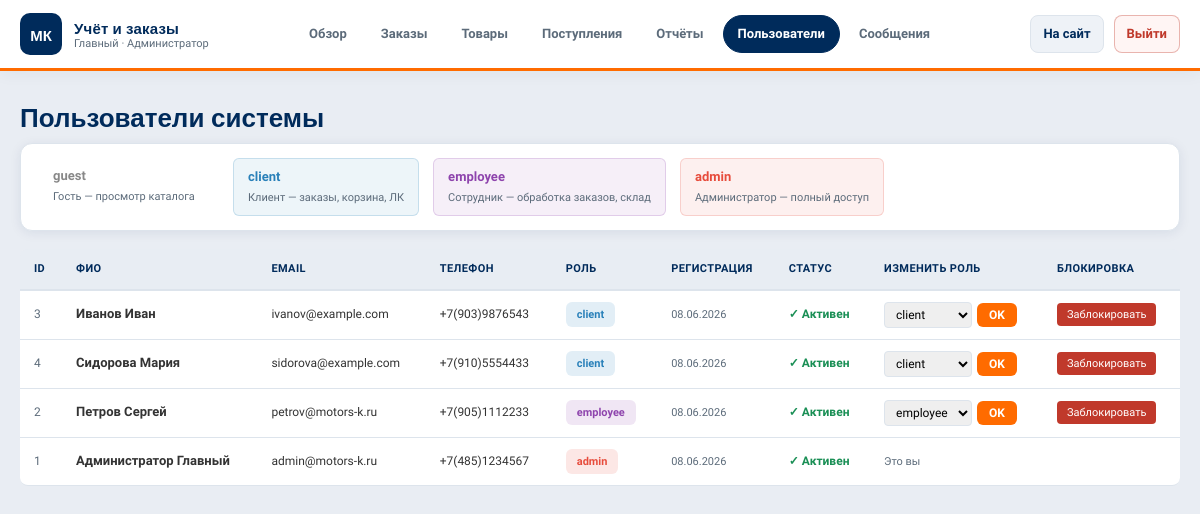
The page /admin/users.php (signed in) on the database its author committed.
### tables this page shows
CREATE TABLE `users` (
  `id`          INT UNSIGNED NOT NULL AUTO_INCREMENT,
  `role_id`     TINYINT UNSIGNED NOT NULL DEFAULT 2,
  `last_name`   VARCHAR(60)  NOT NULL,
  `first_name`  VARCHAR(60)  NOT NULL,
  `middle_name` VARCHAR(60)  DEFAULT NULL,
  `email`       VARCHAR(120) NOT NULL,
  `phone`       VARCHAR(20)  DEFAULT NULL,
  `password`    VARCHAR(255) NOT NULL,
  `is_active`   TINYINT(1) NOT NULL DEFAULT 1,
  `created_at`  DATETIME NOT NULL DEFAULT CURRENT_TIMESTAMP,
  `last_login`  DATETIME DEFAULT NULL,
  PRIMARY KEY (`id`),
  UNIQUE KEY `uq_email` (`email`),
  KEY `fk_users_role` (`role_id`),
  CONSTRAINT `fk_users_role` FOREIGN KEY (`role_id`) REFERENCES `roles`(`id`) ON UPDATE CASCADE
);

CREATE TABLE `roles` (
  `id`          TINYINT UNSIGNED NOT NULL AUTO_INCREMENT,
  `name`        VARCHAR(20)  NOT NULL,
  `description` VARCHAR(100) NOT NULL,
  PRIMARY KEY (`id`),
  UNIQUE KEY `uq_role_name` (`name`)
);

### config.php (called while the page is built, shortened)
<?php
function hasRole(string $r): bool { return ($_SESSION['user']['role'] ?? '') === $r; }
function isAdmin(): bool    { return hasRole('admin'); }
function e(string $s): string {
    return htmlspecialchars($s, ENT_QUOTES, 'UTF-8');
}
function asset(string $file): string {
    return BASE_URL . ltrim($file, '/') . '?v=' . ASSET_VER;
}

### admin/users.php (the view, shortened to what this page needs)
<?php
require_once __DIR__ . '/../config.php';
$pdo = getDB();
$users = $pdo->query('SELECT u.*,r.name AS role_name FROM users u JOIN roles r ON r.id=u.role_id ORDER BY u.role_id,u.id')->fetchAll();
$roles = $pdo->query('SELECT * FROM roles ORDER BY id')->fetchAll();
$roleColors = ['admin'=>'#e74c3c','employee'=>'#8e44ad','client'=>'#2980b9','guest'=>'#888'];
?><!DOCTYPE html>
<html lang="ru">
<head><meta charset="UTF-8"><meta name="viewport" content="width=device-width,initial-scale=1.0">
<link rel="stylesheet" href="<?= asset('style.css') ?>">
</head>
<body>
<div class="admin-wrap">
<?php include __DIR__.'/_sidebar.php'; ?>
<main class="admin-content">
    <h1 class="admin-title">Пользователи системы</h1>
    <div style="background:#fff;border:1px solid var(--border);border-radius:8px;padding:14px 18px;margin-bottom:20px;display:flex;gap:14px;flex-wrap:wrap">
        <?php foreach ($roles as $r): ?>
        <div style="background:<?= $roleColors[$r['name']]??'#666' ?>15;border:1px solid <?= $roleColors[$r['name']]??'#666' ?>33;border-radius:6px;padding:8px 14px;min-width:180px">
            <div style="font-weight:700;color:<?= $roleColors[$r['name']]??'#666' ?>;font-size:13px;margin-bottom:2px"><?= e($r['name']) ?></div>
            <div style="font-size:11px;color:var(--muted)"><?= e($r['description']) ?></div>
        </div>
        <?php endforeach; ?>
    </div>
    <table class="admin-table">
        <thead>
            <tr><th>ID</th><th>ФИО</th><th>Email</th><th>Телефон</th><th>Роль</th><th>Регистрация</th><th>Статус</th><th>Изменить роль</th><th>Блокировка</th></tr>
        </thead>
        <tbody>
        <?php foreach ($users as $u): ?>
        <tr style="opacity:<?= $u['is_active']?'1':'0.55' ?>">
            <td style="color:var(--muted);font-size:12px"><?= $u['id'] ?></td>
            <td style="font-weight:600;font-size:13px"><?= e($u['last_name'].' '.$u['first_name']) ?></td>
            <td style="font-size:12px"><?= e($u['email']) ?></td>
            <td style="font-size:12px"><?= e($u['phone']??'—') ?></td>
            <td><span class="badge" style="background:<?= $roleColors[$u['role_name']]??'#666' ?>22;color:<?= $roleColors[$u['role_name']]??'#666' ?>"><?= e($u['role_name']) ?></span></td>
            <td style="font-size:11px;color:var(--muted)"><?= date('d.m.Y',strtotime($u['created_at'])) ?></td>
            <td style="font-size:12px"><?= $u['is_active']?'<span style="color:var(--success);font-weight:600">✓ Активен</span>':'<span style="color:var(--danger);font-weight:600">✗ Заблокирован</span>' ?></td>
            <td>
                <?php if ($u['id']!==$_SESSION['user_id']): ?>
                <form method="POST" style="display:flex;gap:5px;align-items:center">
                    <select name="role_id" style="border:1px solid var(--border);border-radius:4px;padding:4px 7px;font-size:12px;font-family:var(--font-b)">
                        <?php foreach ($roles as $r): ?>
                        <option value="<?= $r['id'] ?>" <?= $u['role_id']===$r['id']?'selected':'' ?>><?= e($r['name']) ?></option>
                        <?php endforeach; ?>
                    </select>
                    <button type="submit" class="btn-cart btn-sm">OK</button>
                </form>
                <?php else: ?><span style="font-size:11px;color:var(--muted)">Это вы</span><?php endif; ?>
            </td>
            <td>
                <?php if ($u['id']!==$_SESSION['user_id']): ?>
                <form method="POST">
                    <button type="submit" class="btn-sm" style="background:<?= $u['is_active']?'var(--danger)':'var(--success)' ?>;color:#fff;border:none;padding:5px 10px;border-radius:4px;cursor:pointer;font-size:11px;font-family:var(--font-b)">
                        <?= $u['is_active']?'Заблокировать':'Разблокировать' ?>
                    </button>
                </form>
                <?php endif; ?>
            </td>
        </tr>
        <?php endforeach; ?>
        </tbody>
    </table>
</main>
</div>
</body></html>

### admin/_sidebar.php
<?php
$adminPage = basename($_SERVER['PHP_SELF']);
$user = $_SESSION['user'] ?? [];
$roleLabel = isAdmin() ? 'Администратор' : 'Сотрудник';
?>
<header class="admin-header">
    <div class="admin-header-inner">
        <a href="<?= BASE_URL ?>admin/index.php" class="admin-header-brand">
            <span class="admin-header-logo">МК</span>
            <span class="admin-header-title">
                <strong>Учёт и заказы</strong>
                <small><?= e($user['first_name'] ?? '') ?> · <?= e($roleLabel) ?></small>
            </span>
        </a>
        <nav class="admin-header-nav">
            <a href="<?= BASE_URL ?>admin/index.php"    class="<?= $adminPage==='index.php'?'active':'' ?>">Обзор</a>
            <a href="<?= BASE_URL ?>admin/orders.php"   class="<?= $adminPage==='orders.php'?'active':'' ?>">Заказы</a>
            <a href="<?= BASE_URL ?>admin/products.php" class="<?= $adminPage==='products.php'?'active':'' ?>">Товары</a>
            <a href="<?= BASE_URL ?>admin/arrivals.php" class="<?= $adminPage==='arrivals.php'?'active':'' ?>">Поступления</a>
            <a href="<?= BASE_URL ?>admin/reports.php"  class="<?= $adminPage==='reports.php'?'active':'' ?>">Отчёты</a>
            <?php if (isAdmin()): ?>
            <a href="<?= BASE_URL ?>admin/users.php"    class="<?= $adminPage==='users.php'?'active':'' ?>">Пользователи</a>
            <a href="<?= BASE_URL ?>admin/contacts.php" class="<?= $adminPage==='contacts.php'?'active':'' ?>">Сообщения</a>
            <?php endif; ?>
        </nav>
        <div class="admin-header-actions">
            <a href="<?= BASE_URL ?>index.php" class="admin-header-link">На сайт</a>
            <a href="<?= BASE_URL ?>logout.php" class="admin-header-link admin-header-out">Выйти</a>
        </div>
    </div>
</header>

### style.css (style rules this page uses)
*,*::before,*::after { margin:0;padding:0;box-sizing:border-box }
:root { --navy:#002B5B; --navy-light:#003d7a; --orange:#FF6B00; --orange-h:#e55f00; --bg:#F4F6F9; --bg-header:#ffffff; --surface:#ffffff; --surface-2:#eef2f7; --text:#333333; --text-h:#002B5B; --muted:#5c6b7a; --white:#fff; --border:#dde4ec; --success:#1a8f55; --danger:#c0392b; --font-h:'Oswald',sans-serif; --font-b:'Source Sans 3',sans-serif; --shadow:0 2px 12px rgba(0,43,91,.08); --shadow-h:0 8px 28px rgba(0,43,91,.12); --radius:10px; --radius-sm:6px; }
body { font-family:var(--font-b);background:var(--bg);color:var(--text);font-size:16px;line-height:1.6;display:flex;flex-direction:column;min-height:100vh }
main,section,div.container { flex:1 }
a { color:inherit;text-decoration:none }
.btn-cart { background:var(--orange);color:#fff;border:none;padding:8px 14px;border-radius:var(--radius-sm);font-size:13px;font-weight:600;cursor:pointer;font-family:var(--font-b) }
.btn-sm { padding:5px 12px;font-size:12px }
body:has(.admin-wrap) { background:#e9edf3 }
.admin-wrap { display:flex;flex-direction:column;min-height:100vh;width:100% }
.admin-header { background:#fff;border-bottom:3px solid var(--orange);box-shadow:0 2px 16px rgba(0,43,91,.06);position:sticky;top:0;z-index:200 }
.admin-header-inner { max-width:1400px;margin:0 auto;padding:0 20px;display:flex;align-items:center;gap:20px;min-height:68px;flex-wrap:wrap }
.admin-header-brand { display:flex;align-items:center;gap:12px;flex-shrink:0;color:var(--navy) }
.admin-header-logo { width:42px;height:42px;background:var(--navy);color:#fff;border-radius:10px;display:flex;align-items:center;justify-content:center;font-family:var(--font-h);font-size:15px;font-weight:700 }
.admin-header-title { display:flex;flex-direction:column;line-height:1.25 }
.admin-header-title strong { font-family:var(--font-h);font-size:15px;letter-spacing:.2px }
.admin-header-title small { font-size:11px;color:var(--muted);font-weight:400 }
.admin-header-nav { display:flex;flex-wrap:wrap;gap:4px;flex:1;justify-content:center }
.admin-header-nav a { padding:8px 14px;border-radius:20px;font-size:13px;font-weight:600;color:var(--muted);border:1px solid transparent;transition:all .15s }
.admin-header-nav a.active { color:#fff;background:var(--navy);border-color:var(--navy) }
.admin-header-actions { display:flex;align-items:center;gap:10px;flex-shrink:0 }
.admin-header-link { font-size:13px;font-weight:600;color:var(--navy);padding:8px 12px;border-radius:8px;border:1px solid var(--border);background:var(--surface-2) }
.admin-header-out { color:var(--danger);border-color:rgba(192,57,43,.35);background:#fff5f4 }
.admin-content { flex:1;padding:24px 20px 40px;max-width:1400px;width:100%;margin:0 auto;box-sizing:border-box }
.admin-title { font-family:var(--font-h);font-size:26px;color:var(--navy);margin:0 0 6px;padding:0;background:none;border:none;width:auto }
.admin-content>:not(.admin-title) { margin-left:0;margin-right:0 }
.admin-content>div[style*="flex"] { background:var(--surface)!important;padding:14px 18px!important;border-radius:12px!important;border:1px solid var(--border)!important;margin-bottom:18px!important;box-shadow:var(--shadow)!important }
.admin-table { width:100%;border-collapse:separate;border-spacing:0;font-size:13px }
.admin-table th { background:#e8edf3;color:var(--navy);padding:11px 14px;text-align:left;font-size:11px;font-weight:700;text-transform:uppercase;letter-spacing:.4px;border-bottom:2px solid var(--border) }
.admin-table th:first-child { border-radius:8px 0 0 0 }
.admin-table th:last-child { border-radius:0 8px 0 0 }
.admin-table td { padding:11px 14px;border-bottom:1px solid var(--border);background:#fff;color:var(--text);vertical-align:middle }
.admin-table tr:last-child td:first-child { border-radius:0 0 0 8px }
.admin-table tr:last-child td:last-child { border-radius:0 0 8px 0 }
.badge { display:inline-block;padding:4px 11px;border-radius:6px;font-size:11px;font-weight:700 }

### rows shown on the page
users: first_name "Главный", id "1", last_name+first_name "Администратор Главный", email "admin@motors-k.ru", phone "+7(485)1234567", role.name "admin", created_at "08.06.2026", is_active "✓ Активен", shows "Это вы"
roles: name "guest", description "Гость — просмотр каталога"
roles: name "client", description "Клиент — заказы, корзина, ЛК"
roles: name "employee", description "Сотрудник — обработка заказов, склад"
roles: name "admin", description "Администратор — полный доступ"
users: id "3", last_name+first_name "Иванов Иван", email "ivanov@example.com", phone "+7(903)9876543", role.name "client", created_at "08.06.2026", is_active "✓ Активен", role_id "client"
users: id "4", last_name+first_name "Сидорова Мария", email "sidorova@example.com", phone "+7(910)5554433", role.name "client", created_at "08.06.2026", is_active "✓ Активен", role_id "client"
users: id "2", last_name+first_name "Петров Сергей", email "petrov@motors-k.ru", phone "+7(905)1112233", role.name "employee", created_at "08.06.2026", is_active "✓ Активен", role_id "employee"

### other values the page prints
$roleLabel "Администратор"
